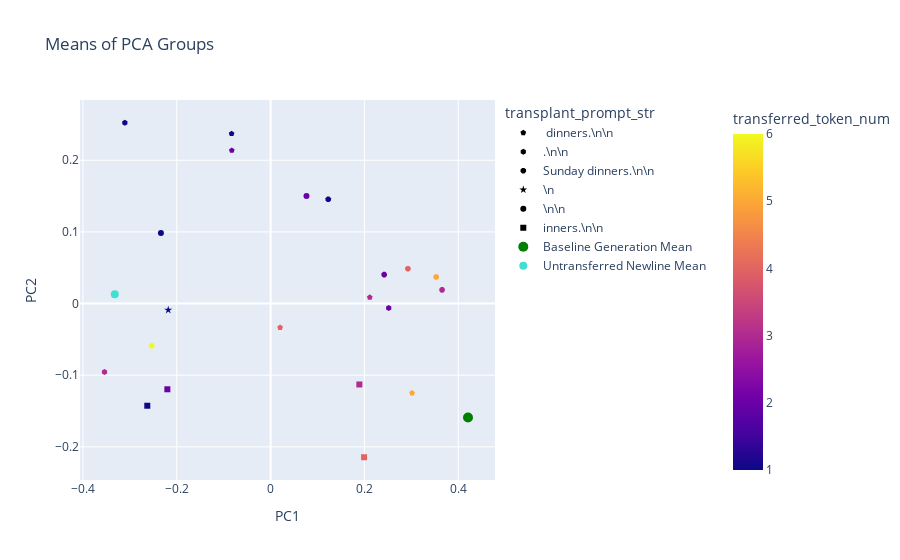

This figure's notebook cell:
### Code cell
pca_df = pd.DataFrame(embeddings_reduced, columns=['PC1', 'PC2'])
print(pca_df.head())
print(results_df['transplant_prompt_str'][0])
pca_df['transplant_prompt_str'] = results_df['transplant_prompt_str']
pca_df['transferred_token_num'] = results_df['transferred_token_num']

mean_pca_df = pca_df.groupby(['transplant_prompt_str', 'transferred_token_num']).mean().reset_index()
print(mean_pca_df.head())

# fig.add_trace(px.scatter(mean_pca_df, x='PC1', y='PC2', color='temperature', symbol='layers_string', 
#                          title='Means of PCA Groups').data[0]):
mean_pca_df['type'] = 'Mean'
pca_df['type'] = 'Original'
combined_df = pd.concat([pca_df, mean_pca_df], ignore_index=True)
# fig = px.scatter(combined_df, x='PC1', y='PC2', color='temperature', symbol='layers_string', title='PCA of Sentence Embeddings')

# Plot mean points
mean_fig = px.scatter(mean_pca_df, x='PC1', y='PC2', color='transferred_token_num', symbol='transplant_prompt_str', title='Means of PCA Groups', category_orders={"transplant_prompt_str":["\n","\n\n",".\n\n","inners.\n\n"," dinners.\n\n","Sunday dinners.\n\n"]}, symbol_sequence = ['circle', 'square', 'diamond', 'cross', 'x', 'triangle-up', 'pentagon', 'hexagon', 'octagon', 'star'])
    
mean_fig.add_trace(go.Scatter(x=[baseline_mean_x], y=[baseline_mean_y], mode='markers', marker=dict(color='green', size=10), name='Baseline Generation Mean'))

mean_fig.add_trace(go.Scatter(x=[neutral_mean_x], y=[neutral_mean_y], mode='markers', marker=dict(color='turquoise', size=8), name='Untransferred Newline Mean'))
fig.data=[fig.data[3], fig.data[2], fig.data[1], fig.data[0]]

mean_fig.update_layout(coloraxis_colorbar=dict(yanchor="top", y=1, x=100, xref="container"))


mean_fig.show()

### Figure 1 — Plotly figure (JSON) as saved in the notebook; plotly's stock layout.template omitted (floating-point values rounded to 4 significant figures)
{"data": [{"hovertemplate": "transplant_prompt_str= dinners.\\n\\n<br>PC1=%{x}<br>PC2=%{y}<br>transferred_token_num=%{marker.color}<extra></extra>", "legendgroup": " dinners.\\n\\n", "marker": {"color": [1, 2, 3, 4, 5], "coloraxis": "coloraxis", "symbol": "pentagon"}, "mode": "markers", "name": " dinners.\\n\\n", "orientation": "v", "showlegend": true, "type": "scatter", "x": [-0.08309, -0.08267, 0.2115, 0.02032, 0.3017], "xaxis": "x", "y": [0.2371, 0.2137, 0.008649, -0.03338, -0.1248], "yaxis": "y"}, {"hovertemplate": "transplant_prompt_str=.\\n\\n<br>PC1=%{x}<br>PC2=%{y}<br>transferred_token_num=%{marker.color}<extra></extra>", "legendgroup": ".\\n\\n", "marker": {"color": [1, 2, 3], "coloraxis": "coloraxis", "symbol": "hexagon"}, "mode": "markers", "name": ".\\n\\n", "orientation": "v", "showlegend": true, "type": "scatter", "x": [-0.3106, 0.2518, -0.354], "xaxis": "x", "y": [0.2524, -0.006346, -0.09571], "yaxis": "y"}, {"hovertemplate": "transplant_prompt_str=Sunday dinners.\\n\\n<br>PC1=%{x}<br>PC2=%{y}<br>transferred_token_num=%{marker.color}<extra></extra>", "legendgroup": "Sunday dinners.\\n\\n", "marker": {"color": [1, 2, 3, 4, 5, 6], "coloraxis": "coloraxis", "symbol": "octagon"}, "mode": "markers", "name": "Sunday dinners.\\n\\n", "orientation": "v", "showlegend": true, "type": "scatter", "x": [0.1229, 0.2422, 0.3656, 0.2927, 0.353, -0.2534], "xaxis": "x", "y": [0.1455, 0.04036, 0.01909, 0.04865, 0.03708, -0.05883], "yaxis": "y"}, {"hovertemplate": "transplant_prompt_str=\\n<br>PC1=%{x}<br>PC2=%{y}<br>transferred_token_num=%{marker.color}<extra></extra>", "legendgroup": "\\n", "marker": {"color": [1], "coloraxis": "coloraxis", "symbol": "star"}, "mode": "markers", "name": "\\n", "orientation": "v", "showlegend": true, "type": "scatter", "x": [-0.2181], "xaxis": "x", "y": [-0.00901], "yaxis": "y"}, {"hovertemplate": "transplant_prompt_str=\\n\\n<br>PC1=%{x}<br>PC2=%{y}<br>transferred_token_num=%{marker.color}<extra></extra>", "legendgroup": "\\n\\n", "marker": {"color": [1, 2], "coloraxis": "coloraxis", "symbol": "circle"}, "mode": "markers", "name": "\\n\\n", "orientation": "v", "showlegend": true, "type": "scatter", "x": [-0.2338, 0.07651], "xaxis": "x", "y": [0.09831, 0.1501], "yaxis": "y"}, {"hovertemplate": "transplant_prompt_str=inners.\\n\\n<br>PC1=%{x}<br>PC2=%{y}<br>transferred_token_num=%{marker.color}<extra></extra>", "legendgroup": "inners.\\n\\n", "marker": {"color": [1, 2, 3, 4], "coloraxis": "coloraxis", "symbol": "square"}, "mode": "markers", "name": "inners.\\n\\n", "orientation": "v", "showlegend": true, "type": "scatter", "x": [-0.2628, -0.22, 0.1892, 0.1993], "xaxis": "x", "y": [-0.1426, -0.1197, -0.113, -0.2146], "yaxis": "y"}, {"marker": {"color": "green", "size": 10}, "mode": "markers", "name": "Baseline Generation Mean", "type": "scatter", "x": [0.4208], "y": [-0.159]}, {"marker": {"color": "turquoise", "size": 8}, "mode": "markers", "name": "Untransferred Newline Mean", "type": "scatter", "x": [-0.3321], "y": [0.01291]}], "layout": {"coloraxis": {"colorbar": {"title": {"text": "transferred_token_num"}, "x": 100, "xref": "container", "y": 1, "yanchor": "top"}, "colorscale": [[0, "#0d0887"], [0.1111, "#46039f"], [0.2222, "#7201a8"], [0.3333, "#9c179e"], [0.4444, "#bd3786"], [0.5556, "#d8576b"], [0.6667, "#ed7953"], [0.7778, "#fb9f3a"], [0.8889, "#fdca26"], [1, "#f0f921"]]}, "legend": {"title": {"text": "transplant_prompt_str"}, "tracegroupgap": 0}, "title": {"text": "Means of PCA Groups"}, "xaxis": {"anchor": "y", "domain": [0, 1], "title": {"text": "PC1"}}, "yaxis": {"anchor": "x", "domain": [0, 1], "title": {"text": "PC2"}}}}
